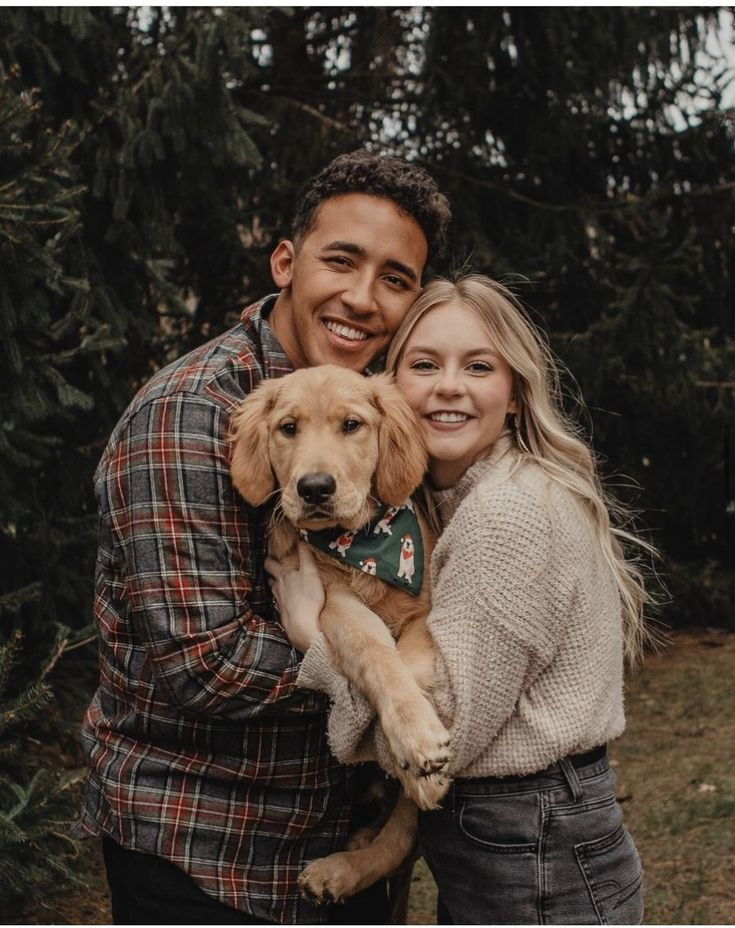
#> input picture image/sample.jpg, 735 x 928 px
$ python prototype2.py
#> lines starting #> are read from the running program, lines starting #| are printed output that depends on the picture; after the words box and inside, x2 and y2 are one past the last pixel; in counts of white or black regions, pixels touching at a corner belong together
import cv2

dog_cascade = cv2.CascadeClassifier("haarcascade_frontalcatface.xml")
face_cascade = cv2.CascadeClassifier("haarcascade_frontalface_default.xml")

img = cv2.imread("./image/sample.jpg")
#> img is the input picture: shape (928, 735, 3); mean B, G, R 52.3, 60.9, 71.3
gray = cv2.cvtColor(img, cv2.COLOR_BGR2GRAY)
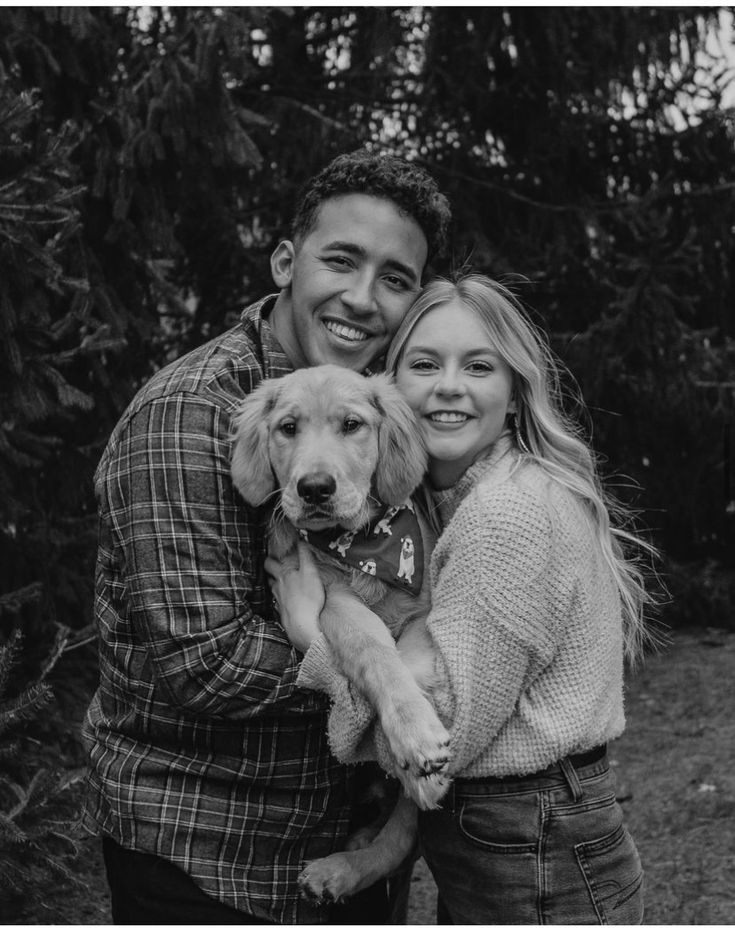
#> gray: shape (928, 735); min 0, max 255, mean 63


dogs = dog_cascade.detectMultiScale(gray, 1.01, 6, minSize = (135,135))
#> dogs = [[249, 369, 145, 145]]
faces = face_cascade.detectMultiScale(gray, 1.4, 5, minSize = (120,130))
#> faces = [[278, 194, 181, 181], [366, 288, 181, 181]]

for(x,y,w,h) in dogs:
    print(x,y,w,h)
    cv2.rectangle(img, (x,y), (x+w,y+h), (0,0,255), 2)
#> this loop made 1 pass
#| 249 369 145 145
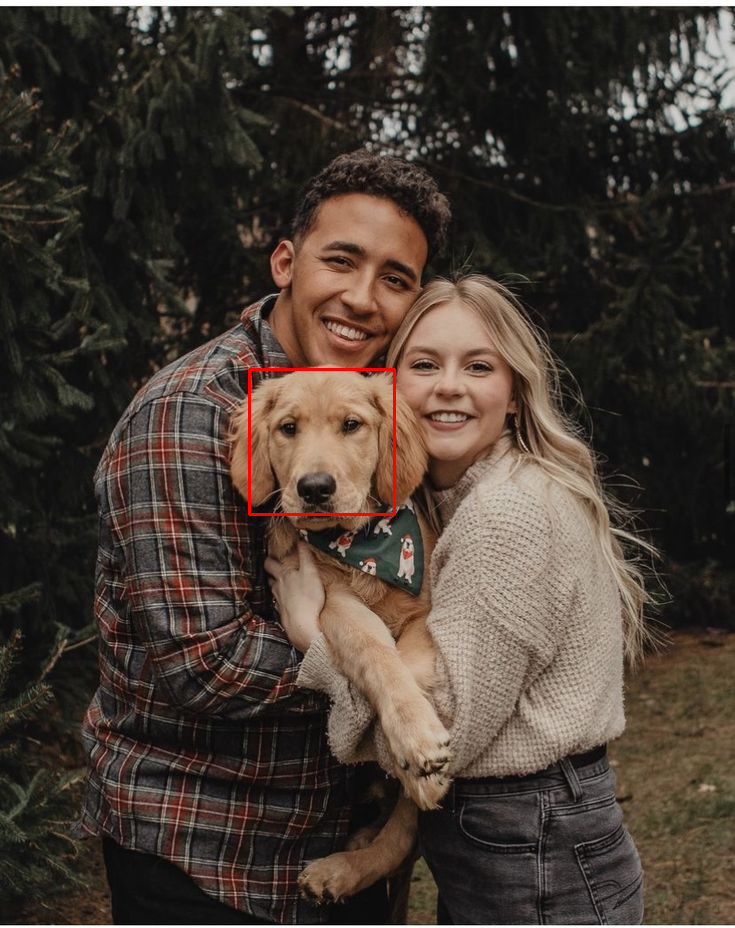
#> img: shape (928, 735, 3); 0.25% of pixels changed, all inside (x1, y1, x2, y2) = (248, 368, 396, 516)

for (x, y, w, h) in faces:
    print(x, y, w, h)
    cv2.rectangle(img, (x, y), (x + w - 20, y + h - 20), (255, 0, 0), 2)

    face_roi = img[y:y + h - 20, x:x+w-20]
    face_roi = cv2.GaussianBlur(face_roi, (99,99), 30)

    img[y:y + face_roi.shape[0], x:x + face_roi.shape[1]] = face_roi
#> this loop made 2 passes
#| 278 194 181 181
#| 366 288 181 181
#> pass 1, `face_roi = img[y:y + h - 20, x:x+w-20]`:
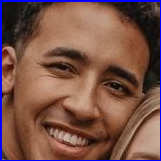
#> face_roi: shape (161, 161, 3); mean B, G, R 72.9, 82.9, 121.2
#> pass 1, `face_roi = cv2.GaussianBlur(face_roi, (99,99), 30)`:
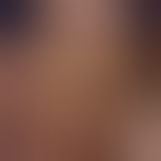
#> face_roi: shape (161, 161, 3); mean B, G, R 70.6, 83.8, 122.6
#> pass 2, `face_roi = img[y:y + h - 20, x:x+w-20]`:
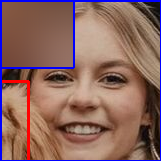
#> face_roi: shape (161, 161, 3); mean B, G, R 94.8, 101.6, 138.9
#> pass 2, `face_roi = cv2.GaussianBlur(face_roi, (99,99), 30)`:
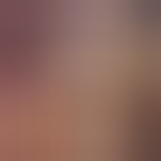
#> face_roi: shape (161, 161, 3); mean B, G, R 92.7, 102.8, 140.5
#> after the loop:
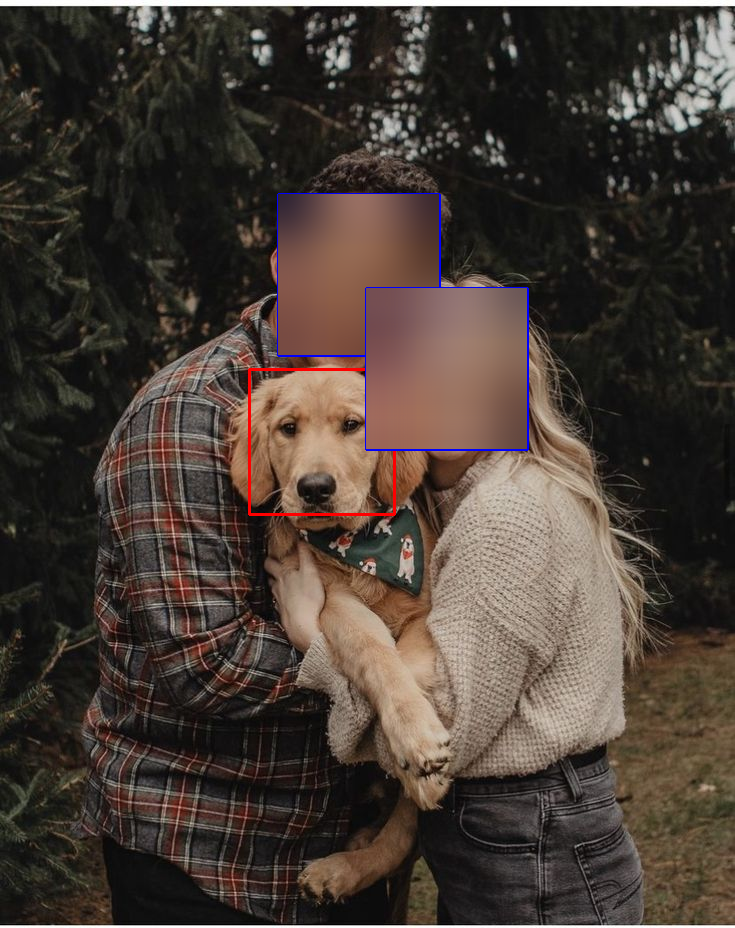
#> img: shape (928, 735, 3); 7.11% of pixels changed, all inside (x1, y1, x2, y2) = (277, 193, 529, 451)


print("number of dogs in image =", len(dogs))
#| number of dogs in image = 1
print("number of people in image =", len(faces))
#| number of people in image = 2

cv2.imshow("img", img)
cv2.waitKey()
cv2.destroyAllWindows()
